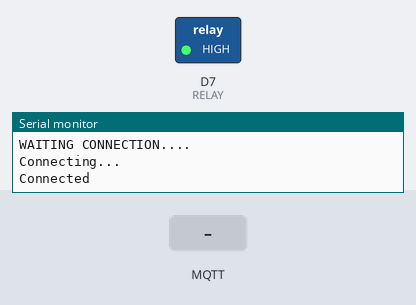
The sketch below on a simulated Arduino MKR. On the bench: switched loads named in the sketch (green lamp = pin HIGH), the last lines printed to the serial monitor. Inputs (shaded band) come from the test bench. No MQTT or app messages arrive unless stated.

Above: at 3.2 s.
3.3 s: MQTT message "1" arrives on the first subscribed topic
At 4.3 s:
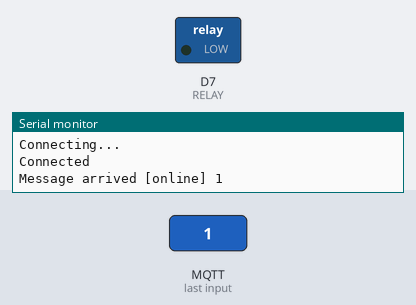
4.8 s: MQTT message "0" arrives on the first subscribed topic
At 5.4 s:
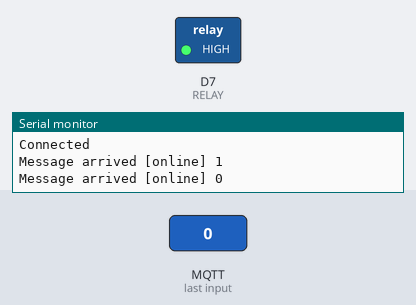
Timing chart, 0 to 7.8 s (numbered marks = the images above; inputs shaded):
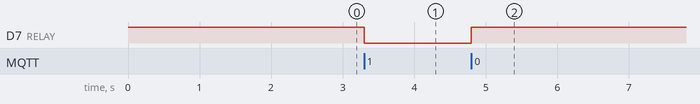

The sketch:

MKR_NB_1500_MQTT.ino
```cpp
#include <MKRNB.h>
#include <PubSubClient.h>

const char PINNUMBER[]     = "";

#define TOKEN ""
#define MQTT_CLIENT_NAME "MKR"

//pin nambur relay connected
#define RELAY 7

//broker ip
char mqttBroker[]  = "x.x.x.x";

//broker port in here
int mqttPort = 1883;

//var things for storage
char payload[100];
char topic[150];
char topicSubscribe[100];

//insert topic
char subtopic[50] = "prueba";

// initialize the library instance
NBClient client;
NB nbAccess;

//connect the pubsub client
PubSubClient conn(client);

//for the callbacks from the broker
void callback(char* topic, byte* payload, unsigned int length) {
  Serial.print("Message arrived [");
  Serial.print(topic);
  Serial.print("] ");
  for (int i = 0; i < length; i++) {
    Serial.print((char)payload[i]);
  }
  Serial.println();

  // Switch on the LED if an 1 was received as first character
  if ((char)payload[0] == '1') {
    digitalWrite(RELAY,LOW);// Turn the LED off by making the voltage HIGH
  } else {

   digitalWrite(RELAY,HIGH);
  }


}

//connection and reconnection function
void reconnect() {
  while (!conn.connected()) {


    if (conn.connect(MQTT_CLIENT_NAME, TOKEN, "")) {
      Serial.println("Connected");
      conn.subscribe("online");
    } else {
      Serial.print("Failed, rc=");
      Serial.print(conn.state());
      Serial.println(" try again in 2 seconds");
      // Wait 2 seconds before retrying
      delay(2000);
    }
  }
}

void setup() {
  Serial.begin(9600);
  pinMode(RELAY,OUTPUT);
  digitalWrite(RELAY,HIGH);
  while (!Serial) {

  }

  Serial.println("WAITING CONNECTION....");
  // connection state
  boolean connected = false;

  while (!connected) {
    if ((nbAccess.begin(PINNUMBER) == NB_READY)) {
      connected = true;
    } else {
      Serial.println("Not connected");
      delay(1000);
    }
  }

  Serial.println("Connecting...");

  //set the connection
  conn.setServer(mqttBroker, mqttPort);

  //set the callback
  conn.setCallback(callback);

  //subscribe to a topic
  sprintf(topicSubscribe, subtopic);

}

void loop() {

  //if the connection drops then reconnect it
  if (!conn.connected()) {
    reconnect();
    conn.subscribe(topicSubscribe);
  }
  conn.loop();


}
```

Measured:
- after the input at 3.3 s, D7 (RELAY): HIGH → LOW at once
- after the input at 4.8 s, D7 (RELAY): LOW → HIGH at once
